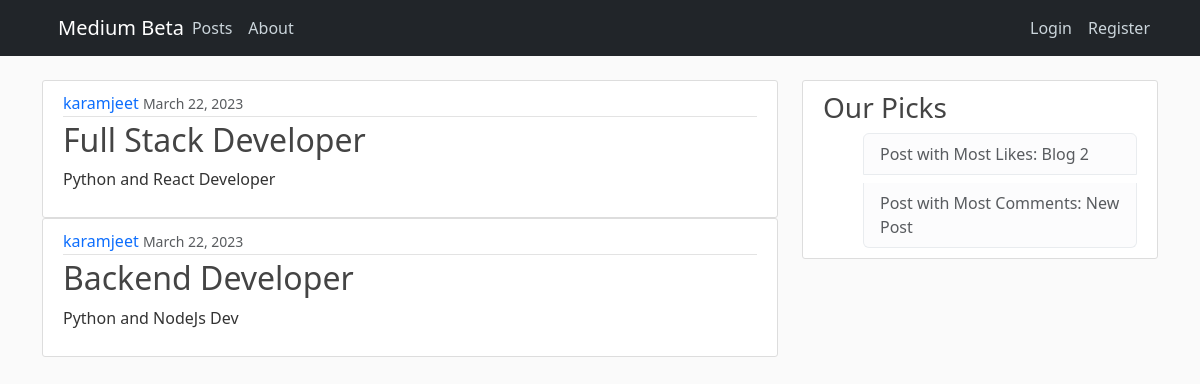
Screenshot of /jobs/ with the database file from the repository.
### job/models.py (models this page shows, shortened)
class JobPost(models.Model):
    title = models.CharField(max_length=250)
    content = models.TextField()
    author = models.ForeignKey(User, on_delete=models.CASCADE)
    date_posted = models.DateTimeField(default=timezone.now)

### blog/models.py (models this page shows, shortened)
class Post(models.Model):
    title = models.CharField(max_length=100)
    content = models.TextField()
    date_posted = models.DateTimeField(default=timezone.now)
    author = models.ForeignKey(User, on_delete=models.CASCADE)
    def __str__(self):
        return self.title

### job/views.py (the view)
# urls.py: path('jobs/', include('job.urls')),
def jobs(request):
    job_posts = JobPost.objects.all()
    return render(request, 'job/jobs.html', {'job_posts': job_posts})

### blog/context_processors.py (called while the page is built)
def sidebar(request):
    most_liked_post_id = Like.objects.all().values('post').annotate(Count('post')).order_by('-post__count')[0]['post']
    most_liked_post = Post.objects.get(id=most_liked_post_id)
    most_commented_post_id = Comment.objects.all().values('post').annotate(Count('message')).order_by('-message__count')[0]['post']
    most_commented_post = Post.objects.get(id=most_commented_post_id)
    return {
        'most_liked_post': most_liked_post,
        'most_commented_post': most_commented_post
    }

### job/templates/job/jobs.html
{% extends 'blog/base.html' %}
{% block content %}
    {% for job in job_posts %}
        <article class="media content-section">
            <div class="media-body">
            <div class="article-metadata">
                <a class="mr-2" href="#">{{ job.author }}</a>
                <small class="text-muted">{{ job.date_posted|date:"F d, Y"  }}</small>
            </div>
            <h2><a class="article-title" href="{% url 'job' job.id %}">{{ job.title }}</a></h2>
            <p class="article-content">{{ job.content }}</p>
            </div>
        </article>
    {% endfor %}
{% endblock content %}

### blog/templates/blog/base.html (shortened to what this page needs)
{% load static %}
<!DOCTYPE html>
<html lang="en">
  <head>
    <link
      rel="stylesheet"
      href="https://cdn.jsdelivr.net/npm/bootstrap@5.3.0-alpha1/dist/css/bootstrap.rtl.min.css"
    />
    <link
      rel="stylesheet"
      type="text/css"
      href="{% static 'blog/main.css' %}"
    />
    <link
      rel="stylesheet"
      href="https://cdnjs.cloudflare.com/ajax/libs/font-awesome/6.3.0/css/all.min.css"
    />
  </head>
  <body>
    <header class="site-header">
      <nav class="navbar navbar-expand-md navbar-dark bg-dark fixed-top">
        <div class="container">
          <a class="navbar-brand mr-5" href="{% url 'blog-home' %}"
            >Medium Beta</a
          >
          <div class="collapse navbar-collapse flex" id="navbarToggle">
            <div class="navbar-nav mr-auto">
              <a class="nav-item nav-link" href="{% url 'blog-home' %}"
                >Posts</a
              >
              <a class="nav-item nav-link" href="{% url 'blog-about' %}"
                >About</a
              >
            </div>
            <div class="navbar-nav">
              {% if user.is_authenticated %}
              <a class="nav-item nav-link" href="{% url 'post-create' %}"
                >New Post</a
              >
              <a class="nav-item nav-link" href="{% url 'users-profile' %}"
                >Profile</a
              >
              <a class="nav-item nav-link" href="{% url 'users-logout' %}"
                >Logout</a
              >
              {% else %}
              <a class="nav-item nav-link" href="{% url 'users-login' %}"
                >Login</a
              >
              <a class="nav-item nav-link" href="{% url 'users-register' %}"
                >Register</a
              >
              {% endif %}
            </div>
          </div>
        </div>
      </nav>
    </header>
    <main role="main" class="container">
      <div class="row">
        <div class="col-md-8">
           {% block content %}{% endblock %}
        </div>
        <div class="col-md-4">
          <div class="content-section">
            <h3>Our Picks</h3>
            <ul class="list-group ml-0">
              <li class="list-group-item list-group-item-light mb-2">
                <a
                  href="{% url 'post-detail' most_liked_post.id %}"
                  class="text-muted"
                >
                  Post with Most Likes: {{most_liked_post}}
                </a>
              </li>
              <li class="list-group-item list-group-item-light">
                <a
                  href="{% url 'post-detail' most_commented_post.id %}"
                  class="text-muted"
                >
                  Post with Most Comments: {{most_commented_post}}
                </a>
              </li>
            </ul>
          </div>
        </div>
      </div>
    </main>
  </body>
</html>

### blog/static/blog/main.css (style rules this page uses)
a { text-decoration: none; }
body { background: #fafafa; color: #333333; margin-top: 5rem; }
h1, h2, h3, h4, h5, h6 { color: #444444; }
ul { margin: 0; }
.site-header .navbar-nav .nav-link { color: #cbd5db; }
.content-section { background: #ffffff; padding: 10px 20px; border: 1px solid #dddddd; border-radius: 3px; }
.article-title { color: #444444; }
.article-content { white-space: pre-line; }
.article-metadata { padding-bottom: 1px; margin-bottom: 4px; border-bottom: 1px solid #e3e3e3; }
.flex { display: flex; justify-content: space-between; align-items: center; }

### rows the page displays
JobPost: author "karamjeet", date_posted "March 22, 2023", title "Full Stack Developer", content "Python and React Developer"
JobPost: author "karamjeet", date_posted "March 22, 2023", title "Backend Developer", content "Python and NodeJs Dev"
Post: title "Blog 2"
Post: title "New Post"
